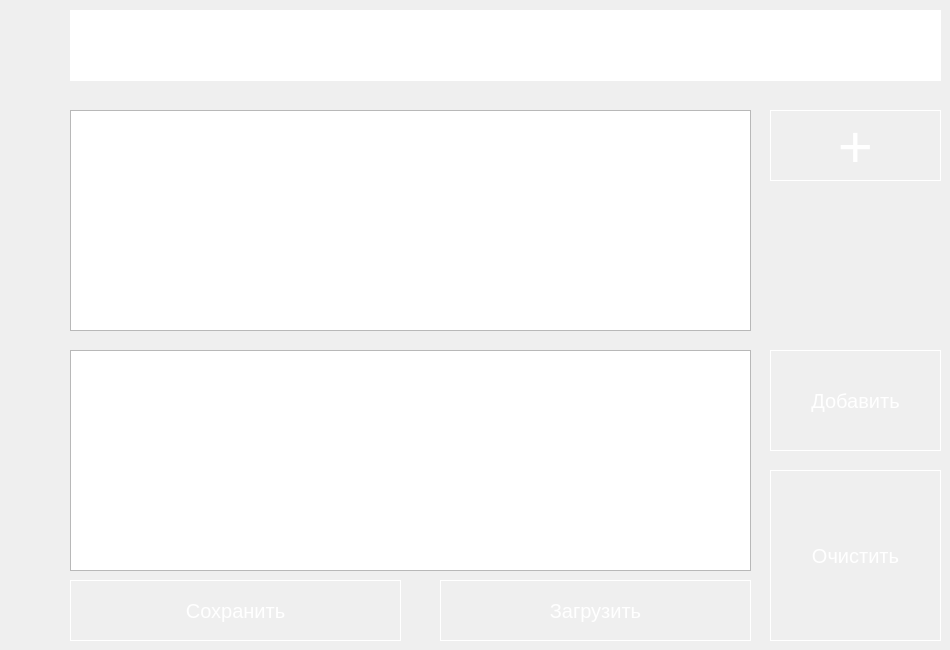
              <widget class="QWidget" name="tab_24">
               <attribute name="title">
                <string>Продукты питания</string>
               </attribute>
               <widget class="QTableView" name="table">
                <property name="geometry">
                 <rect>
                  <x>70</x>
                  <y>110</y>
                  <width>681</width>
                  <height>221</height>
                 </rect>
                </property>
                <property name="styleSheet">
                 <string notr="true">font-size:15px;
height:20px;
color:#fff;

</string>
                </property>
               </widget>
               <widget class="QLineEdit" name="search_field">
                <property name="geometry">
                 <rect>
                  <x>70</x>
                  <y>10</y>
                  <width>871</width>
                  <height>71</height>
                 </rect>
                </property>
                <property name="styleSheet">
                 <string notr="true">font-size:35px;
height: 60px;
border:1px solid #fff;</string>
                </property>
                <property name="text">
                 <string/>
                </property>
               </widget>
               <widget class="QPushButton" name="pushButton_insert">
                <property name="geometry">
                 <rect>
                  <x>770</x>
                  <y>110</y>
                  <width>171</width>
                  <height>71</height>
                 </rect>
                </property>
                <property name="styleSheet">
                 <string notr="true">QPushButton {
border:1px solid #fff;
font-size:60px;
color:#fff;
}
QPushButton:hover {
	background-color: rgb(85, 170, 255);
}</string>
                </property>
                <property name="text">
                 <string>+</string>
                </property>
               </widget>
               <widget class="QPushButton" name="pushButton_clear">
                <property name="geometry">
                 <rect>
                  <x>770</x>
                  <y>470</y>
                  <width>171</width>
                  <height>171</height>
                 </rect>
                </property>
                <property name="styleSheet">
                 <string notr="true">QPushButton {
border:1px solid #fff;
font-size:20px;
color:#fff;
}
QPushButton:hover {
	background-color: rgb(85, 170, 255);
}</string>
                </property>
                <property name="text">
                 <string>Очистить</string>
                </property>
               </widget>
               <widget class="QPushButton" name="pushButton_save">
                <property name="geometry">
                 <rect>
                  <x>70</x>
                  <y>580</y>
                  <width>331</width>
                  <height>61</height>
                 </rect>
                </property>
                <property name="styleSheet">
                 <string notr="true">QPushButton {
border:1px solid #fff;
font-size:20px;
color:#fff;
}
QPushButton:hover {
	background-color: rgb(85, 170, 255);
}
</string>
                </property>
                <property name="text">
                 <string>Сохранить</string>
                </property>
               </widget>
               <widget class="QPushButton" name="pushButton_add">
                <property name="geometry">
                 <rect>
                  <x>770</x>
                  <y>350</y>
                  <width>171</width>
                  <height>101</height>
                 </rect>
                </property>
                <property name="styleSheet">
                 <string notr="true">QPushButton {
border:1px solid #fff;
font-size:20px;
color:#fff;
}
QPushButton:hover {
	background-color: rgb(85, 170, 255);
}</string>
                </property>
                <property name="text">
                 <string>Добавить</string>
                </property>
               </widget>
               <widget class="QTableView" name="table2">
                <property name="geometry">
                 <rect>
                  <x>70</x>
                  <y>350</y>
                  <width>681</width>
                  <height>221</height>
                 </rect>
                </property>
                <property name="styleSheet">
                 <string notr="true">font-size:15px;height:20px;
</string>
                </property>
               </widget>
               <widget class="QLabel" name="label">
                <property name="geometry">
                 <rect>
                  <x>790</x>
                  <y>200</y>
                  <width>131</width>
                  <height>131</height>
                 </rect>
                </property>
                <property name="text">
                 <string/>
                </property>
                <property name="pixmap">
                 <pixmap>img/frut.png</pixmap>
                </property>
               </widget>
               <widget class="QPushButton" name="pushButton_load">
                <property name="geometry">
                 <rect>
                  <x>440</x>
                  <y>580</y>
                  <width>311</width>
                  <height>61</height>
                 </rect>
                </property>
                <property name="styleSheet">
                 <string notr="true">QPushButton {
border:1px solid #fff;
font-size:20px;
color:#fff;;
}
QPushButton:hover {
	background-color: rgb(85, 170, 255);
}
</string>
                </property>
                <property name="text">
                 <string>Загрузить</string>
                </property>
               </widget>
              </widget>
